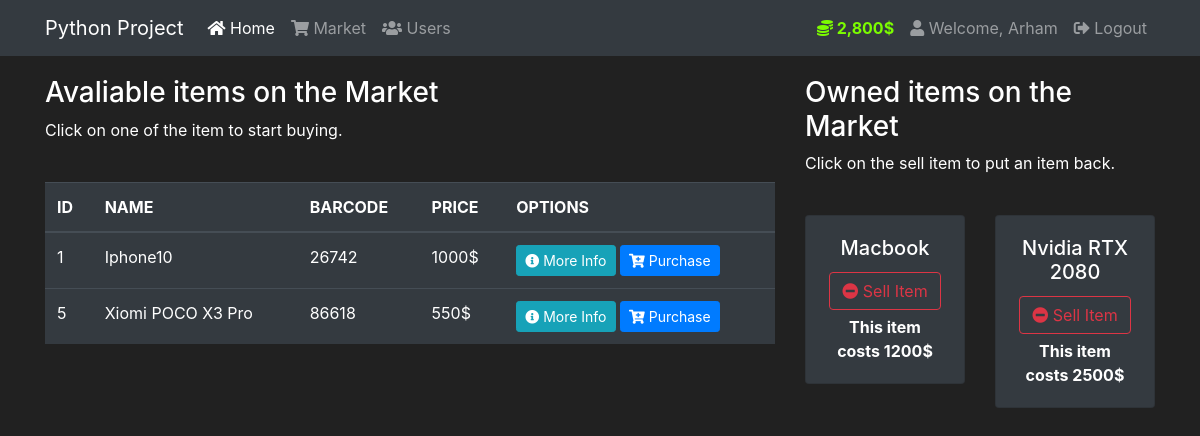
/market (signed in), run on the app's committed database.
### market/models.py (models this page shows, shortened)
class User(db.Model, UserMixin):
    id = db.Column(db.Integer(), primary_key=True)
    fullname = db.Column(db.String(length=30), nullable=False)
    username = db.Column(db.String(length=30), nullable=False, unique=True)
    email    = db.Column(db.String(length=50), nullable=False, unique=True)
    password = db.Column(db.String(length=50), nullable=False)
    budget   = db.Column(db.Integer(), nullable=False, default=1000)
    items = db.relationship('Item', backref='owned_user', lazy=True)
    @property
    def prettierBudget(self):
        if len(str(self.budget)) >= 4:
            return f'{str(self.budget)[:-3]},{str(self.budget)[-3:]}$'
        else:
            return f'{self.budget}$'
    @property
    def password_hash(self):
        return self.password

class Item(db.Model):
    id = db.Column(db.Integer(), primary_key=True)
    name = db.Column(db.String(length=30), nullable=False)
    price = db.Column(db.Integer(), nullable=False)
    barcode = db.Column(db.String(length=12), nullable=False, unique=True)
    description = db.Column(db.String(length=1024), nullable=False)
    owner = db.Column(db.Integer(), db.ForeignKey('user.id'))

### market/routes.py (the view, shortened to what this page needs)
@app.route('/market', methods=['GET', 'POST'])
@login_required
def market_page():
    purchase_form = PurchaseItemForm()
    selling_form = SellItemForm()
    if request.method == 'GET':
        items = Item.query.filter_by(owner=None)
        owned_items = Item.query.filter_by(owner=current_user.id)
        return render_template('market.html', items=items, purchase_form=purchase_form, owned_items=owned_items, selling_form=selling_form)

### market/models.py (called while the page is built)
@login_manager.user_loader
def load_user(user_id):
    return User.query.get(int(user_id))

### market/templates/market.html (shortened to what this page needs)
{% extends 'base.html' %}
{% block content %}
    <section>
        <div class="container">
            <div class="row mt-20">
                <div class="col-8">
                    <h3>Avaliable items on the Market</h3>
                    <p>Click on one of the item to start buying.</p>
                    <br>
                    <table class="table table-hover table-dark">
                        <thead>
                            <tr>
                                <th scope="col">ID</th>
                                <th scope="col">NAME</th>
                                <th scope="col">BARCODE</th>
                                <th scope="col">PRICE</th>
                                <th scope="col">OPTIONS</th>
                            </tr>
                        </thead>
                        <tbody>
                            {% for item in items %}
                                <tr>
                                    <td>{{ item.id }}</td>
                                    <td>{{ item.name }}</td>
                                    <td>{{ item.barcode }}</td>
                                    <td>{{ item.price }}$</td>
                                    <td>
                                        <button class="btn btn-outline btn-info btn-sm" data-toggle="modal" data-target="#Modal-MoreInfo-{{ item.id }}">
                                            <i class="fas fa-info-circle"></i>
                                            More Info
                                        </button>
                                        <button class="btn btn-outline btn-primary btn-sm" data-toggle="modal" data-target="#Modal-PurchaseConfirm-{{ item.id }}">
                                            <i class="fas fa-cart-plus"></i>
                                            Purchase
                                        </button>
                                    </td>
                                </tr>
                            {% endfor %}
                        </tbody>
                    </table>
                </div>
                <div class="col-4">
                    <h3>Owned items on the Market</h3>
                    <p>Click on the sell item to put an item back.</p>
                    <br>
                    <div class="row">
                        {% for owned_item in owned_items %}
                            <div class="col-md-6">
                                <div style="margin-bottom: 5px;" class="card bg-dark text-center">
                                    <div class="card-body">
                                        <h5 class="card-title">{{ owned_item.name }}</h5>
                                        <button type="button" class="btn btn-outline-danger" style="margin-bottom:5px;" data-toggle="modal" data-target="#Modal-SellingConfirm-{{ owned_item.id }}">
                                            <i class="fas fa-minus-circle"></i>
                                            Sell Item
                                        </button>
                                        <p class="card-text"><strong>
                                            This item costs {{ owned_item.price }}$
                                        </strong></p>
                                    </div>
                                </div>
                            </div>
                        {% endfor %}
                    </div>
                </div>
            </div>
        </div>
    </section>
{% endblock %}

### market/templates/base.html (shortened to what this page needs)
<!doctype html>
<html lang="en">
<head>
    <link rel="stylesheet" href="https://cdnjs.cloudflare.com/ajax/libs/font-awesome/5.15.3/css/all.min.css">
    <link rel="stylesheet" href="https://cdn.jsdelivr.net/npm/bootstrap@4.5.3/dist/css/bootstrap.min.css">
</head>
<body>
    <nav class="navbar navbar-expand-md navbar-dark bg-dark">
        <div class="container">
            <a class="navbar-brand" href="#">Python Project</a>
            <div class="collapse navbar-collapse" id="navbarNav">
                <ul class="navbar-nav mr-auto">
                    <li class="nav-item active">
                        <a class="nav-link" href="{{ url_for('home_page') }}">
                            <i class="fas fa-home"></i>
                            Home <span class="sr-only">(current)</span>
                        </a>
                    </li>
                    {% if current_user.is_authenticated %}
                    <li class="nav-item">
                        <a class="nav-link" href="{{ url_for('market_page') }}">
                            <i class="fas fa-shopping-cart"></i>
                            Market
                        </a>
                    </li>
                    {% endif %}
                    <li class="nav-item">
                        <a class="nav-link" href="{{ url_for('user_page') }}">
                            <i class="fas fa-users"></i>
                            Users
                        </a>
                    </li>
                </ul>
                {% if current_user.is_authenticated %}
                    <ul class="navbar-nav">
                        <li class="nav-item">
                            <a class="nav-link" style="color: lawngreen;font-weight: bold;">
                                <i class="fas fa-coins"></i>
                                {{ current_user.prettierBudget }}
                            </a>
                        </li>
                        <li class="nav-item">
                            <a class="nav-link">
                                <i class="fas fa-user"></i>
                                Welcome, {{ current_user.fullname }}
                            </a>
                        </li>
                        <li class="nav-item">
                            <a class="nav-link" href="{{ url_for('logout_page') }}">
                                <i class="fas fa-sign-out-alt"></i>
                                Logout
                            </a>
                        </li>
                    </ul>
                {% endif %}
            </div>
        </div>
    </nav>
    {% block content %}
    {% endblock %}
</body>
</html>

### market/templates/base.html (style rules this page uses)
body { background: #212121; color: white; }
.mt-20 { margin-top: 20px; }

### data on the page
User: prettierBudget "2,800$", fullname "Arham"
Item: id "1", name "Iphone10", barcode "26742", price "1000"
Item: id "5", name "Xiomi POCO X3 Pro", barcode "86618", price "550"
Item: name "Macbook", price "1200"
Item: name "Nvidia RTX 2080", price "2500"
